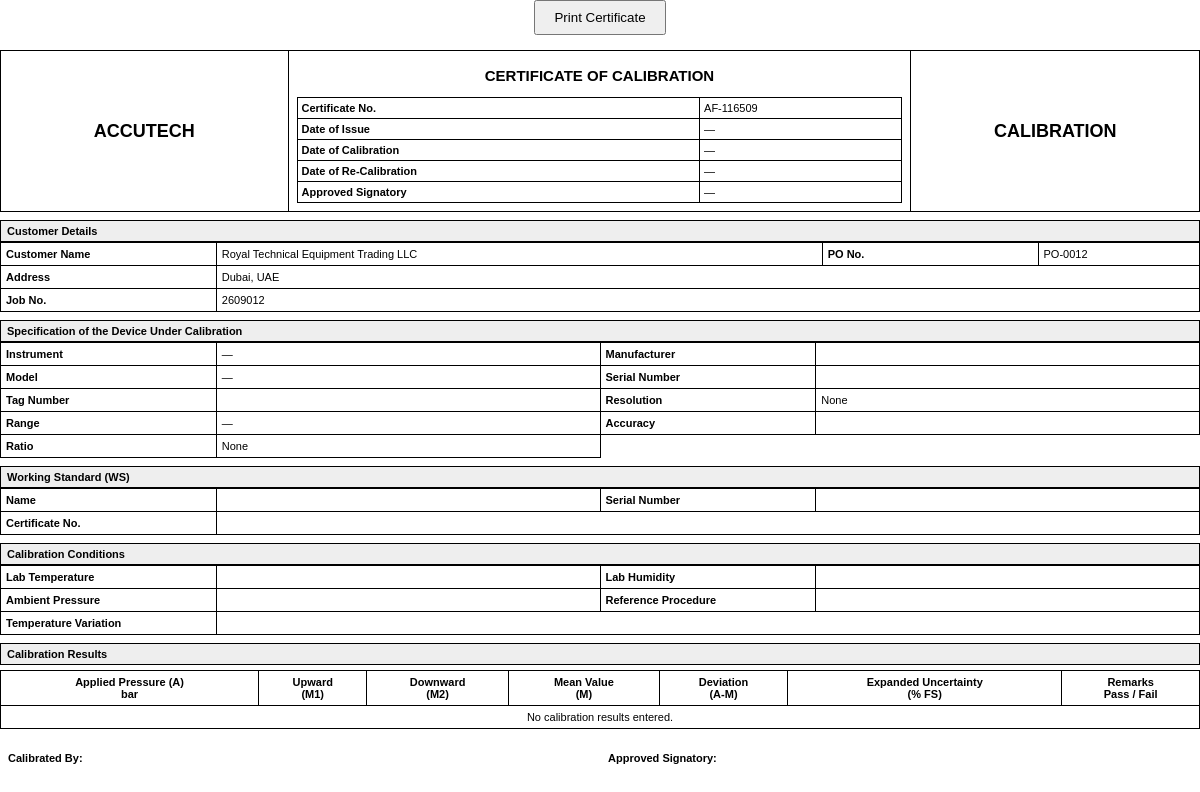
/certificates/91/print/ (signed in), run on an earlier commit of the app's database.
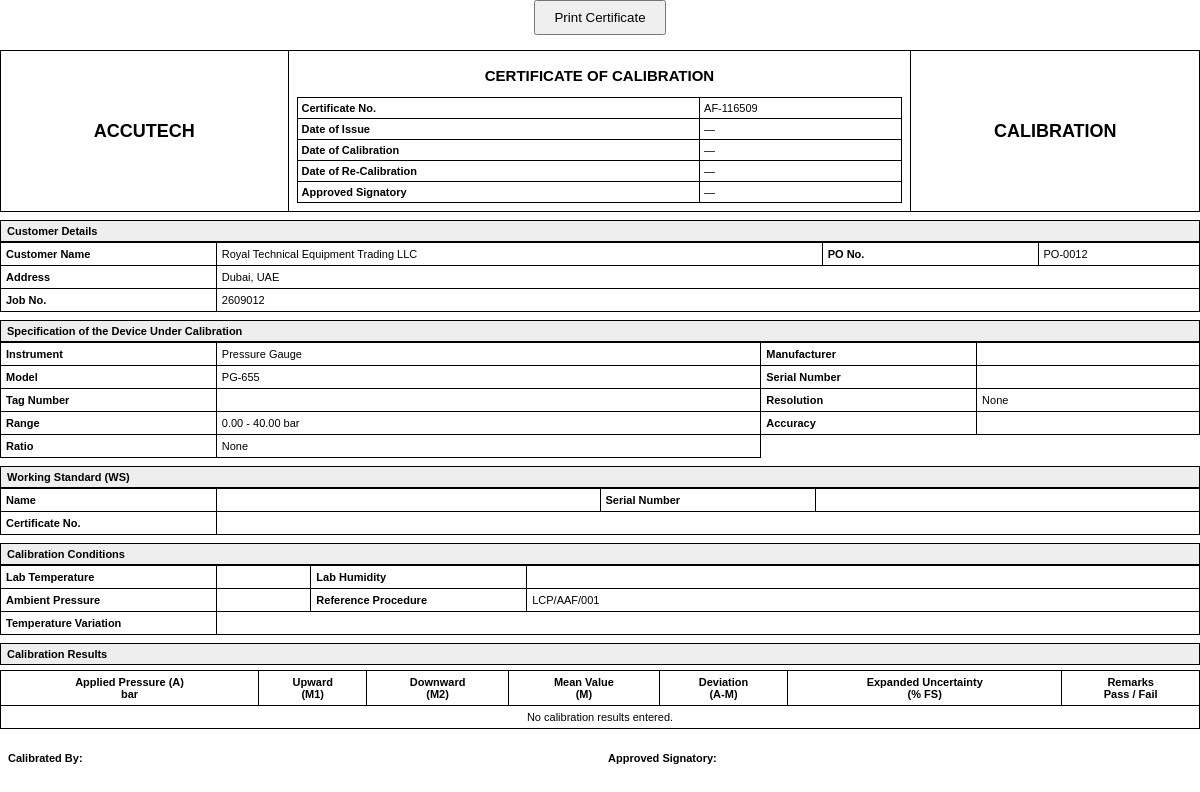
And on a later commit of the database.
### labmanager/models.py (models this page shows, shortened)
class Certificate(models.Model):
    job = models.ForeignKey(Job, on_delete=models.CASCADE, related_name="certificates")
    number = models.CharField(max_length=20, unique=True, editable=False)
    line_item = models.ForeignKey(
        "JobLineItem",
        on_delete=models.SET_NULL,
        null=True,
        blank=True,
        related_name="certificates"
    )
    device_serial = models.CharField(max_length=100, blank=True)
    device_manufacturer = models.CharField(max_length=150, blank=True)
    device_tag_number = models.CharField(max_length=100, blank=True)
    device_resolution = models.DecimalField(
        max_digits=20,
        decimal_places=2,
        null=True,
        blank=True,
    )
    device_accuracy = models.CharField(max_length=100, blank=True)
    device_ratio = models.DecimalField(
        max_digits=20,
        decimal_places=2,
        null=True,
        blank=True,
    )
    reference_instrument_range = models.DecimalField(
        max_digits=20,
        decimal_places=2,
        null=True,
        blank=True,
    )
    uuc_full_scale = models.DecimalField(
        max_digits=20,
        decimal_places=2,
        null=True,
        blank=True,
    )
    uuc_unit = models.CharField(
        max_length=20,
        blank=True,
    )
    pressure_media = models.CharField(
        max_length=30,
        blank=True,
    )
    working_standard_name = models.CharField(max_length=150, blank=True)
    working_standard_serial = models.CharField(max_length=100, blank=True)
    working_standard_certificate_no = models.CharField(max_length=100, blank=True)
    lab_temperature = models.CharField(max_length=50, blank=True)
    lab_humidity = models.CharField(max_length=50, blank=True)
    ambient_pressure = models.CharField(max_length=50, blank=True)
    reference_procedure = models.CharField(max_length=150, blank=True)
    temperature_variation = models.CharField(max_length=50, blank=True)
    condition_notes = models.TextField(blank=True)
    calibration_date = models.DateField(null=True, blank=True)
    re_calibration_date = models.DateField(null=True, blank=True)
    issue_date = models.DateField(null=True, blank=True)
    calibrated_by = models.CharField(max_length=150, blank=True)
    approved_signatory = models.CharField(max_length=150, blank=True)
    class Meta:
        ordering = ["number"]

class Job(models.Model):
    job_number = models.CharField(max_length=20, unique=True, editable=False)
    customer_name = models.CharField(max_length=200)
    customer_address = models.TextField(blank=True)
    po_number = models.CharField(max_length=100)
    quantity = models.PositiveIntegerField(help_text="Total number of certificates for this job")
    committed_date = models.DateField(null=True, blank=True)
    created_by = models.ForeignKey(User, on_delete=models.PROTECT, related_name="jobs_created")
    created_at = models.DateTimeField(auto_now_add=True)
    class Meta:
        ordering = ["-created_at"]

class JobLineItem(models.Model):
    job = models.ForeignKey(Job, on_delete=models.CASCADE, related_name="line_items")
    instrument = models.ForeignKey(Instrument, on_delete=models.PROTECT, related_name="line_items")
    model = models.CharField(max_length=150, blank=True)
    range_from = models.DecimalField(max_digits=12, decimal_places=2, null=True, blank=True)
    range_to = models.DecimalField(max_digits=12, decimal_places=2, null=True, blank=True)
    unit = models.CharField(max_length=50, blank=True, null=True, choices=UNIT_CHOICES)
    quantity = models.PositiveIntegerField(default=1)
    assigned_to = models.ForeignKey(User, on_delete=models.PROTECT,  related_name="assigned_line_items", limit_choices_to={"role": User.Role.TECHNICIAN},)
    calibration_points = models.PositiveIntegerField(default=1)
    calibration_validity_value = models.PositiveIntegerField(
        null=True,
        blank=True,
        verbose_name="Calibration Validity",
    )
    calibration_validity_unit = models.CharField(
        max_length=10,
        choices=CALIBRATION_VALIDITY_UNIT_CHOICES,
        default="years",
        blank=True,
    )
    reference_procedure = models.CharField(max_length=150, blank=True, choices=REFERENCE_PROCEDURE_CHOICES)

class Instrument(models.Model):
    name = models.CharField(max_length=150, unique=True)
    default_model = models.CharField(max_length=150, blank=True)
    default_range = models.CharField(max_length=150, blank=True)
    is_active = models.BooleanField(default=True)
    created_at = models.DateTimeField(auto_now_add=True)
    class Meta:
        ordering = ["name"]
    def __str__(self):
        return self.name

### labmanager/views.py (the view)
# urls.py: path("certificates/<int:pk>/print/",views.certificate_print,name="certificate_print",),
@login_required
def certificate_print(request, pk):
    certificate = get_object_or_404(
        Certificate.objects.select_related(
            "job",
            "line_item",
            "line_item__instrument",
        ).prefetch_related("results"),
        pk=pk,
    )
    if not _can_edit_certificate(request.user, certificate):
        messages.error(
            request,
            "You do not have access to that certificate."
        )
        return redirect("dashboard")
    return render(
        request,
        "labmanager/certificate_print.html",
        {
            "certificate": certificate,
            "results": certificate.results.all(),
        },
    )

### labmanager/models.py (called while the page is built)
    @property
    def is_lab_head(self):
        return self.role == self.Role.LAB_HEAD

### labmanager/views.py (called while the page is built)
def _can_edit_certificate(user, certificate):
    if user.is_lab_head:
        return True
    return bool(certificate.line_item and certificate.line_item.assigned_to_id == user.id)

### labmanager/templates/labmanager/certificate_print.html (shortened to what the changed rows need)
<!DOCTYPE html>
<html lang="en">
<head>
</head>
<body>
<div class="certificate">
    <div class="header">
        <div>
            <table class="certificate-meta">
                <tr>
                    <td><strong>Certificate No.</strong></td>
                    <td>{{ certificate.number }}</td>
                </tr>
                <tr>
                    <td><strong>Approved Signatory</strong></td>
                    <td>{{ certificate.approved_signatory|default:"—" }}</td>
                </tr>
            </table>
        </div>
    </div>
    <table class="details-table">
        <tr>
            <td class="label">Customer Name</td>
            <td>
                {{ certificate.job.customer_name }}
            </td>
            <td class="label">PO No.</td>
            <td>
                {{ certificate.job.po_number }}
            </td>
        </tr>
        <tr>
            <td class="label">Address</td>
            <td colspan="3">
                {{ certificate.job.customer_address }}
            </td>
        </tr>
        <tr>
            <td class="label">Job No.</td>
            <td colspan="3">
                {{ certificate.job.job_number }}
            </td>
        </tr>
    </table>
    <table class="details-table">
        <tr>
            <td class="label">Instrument</td>
            <td>
                {{ certificate.line_item.instrument|default:"—" }}
            </td>
            <td class="label">Manufacturer</td>
            <td>
            </td>
        </tr>
        <tr>
            <td class="label">Model</td>
            <td>
                {{ certificate.line_item.model|default:"—" }}
            </td>
            <td class="label">Serial Number</td>
            <td>
            </td>
        </tr>
        <tr>
            <td class="label">Tag Number</td>
            <td>
            </td>
            <td class="label">Resolution</td>
            <td>
                {{ certificate.device_resolution }}
            </td>
        </tr>
        <tr>
            <td class="label">Range</td>
            <td>
                {% if certificate.line_item %}
                    {{ certificate.line_item.range_from }} - {{ certificate.line_item.range_to }}
                    {{ certificate.line_item.unit }}
                {% else %}
                    —
                {% endif %}
            </td>
            <td class="label">Accuracy</td>
            <td>
            </td>
        </tr>
        <tr>
            <td class="label">Ratio</td>
            <td>
                {{ certificate.device_ratio }}
            </td>
        </tr>
    </table>
    <table class="details-table">
        <tr>
            <td class="label">Ambient Pressure</td>
            <td>
            </td>
            <td class="label">Reference Procedure</td>
            <td>
                {{ certificate.reference_procedure }}
            </td>
        </tr>
    </table>
    <table class="results-table">
        <thead>
            <tr>
                <th>
                    Applied Pressure (A)<br>
                    bar
                </th>
                <th>
                    Upward<br>
                    (M1)
                </th>
                <th>
                    Downward<br>
                    (M2)
                </th>
                <th>
                    Mean Value<br>
                    (M)
                </th>
                <th>
                    Deviation<br>
                    (A-M)
                </th>
                <th>
                    Expanded Uncertainty<br>
                    (% FS)
                </th>
                <th>
                    Remarks<br>
                    Pass / Fail
                </th>
            </tr>
        </thead>
    </table>
</div>
</body>
</html>

What changed in the data, as far as the page shows it:
changed Certificate "AF-116509": line_item.instrument "—" → "Pressure Gauge"; line_item.model "—" → "PG-655"; line_item.range_from (not shown) → "0.00"; line_item.range_to (not shown) → "40.00"; line_item.unit (not shown) → "bar"; reference_procedure (not shown) → "LCP/AAF/001"
